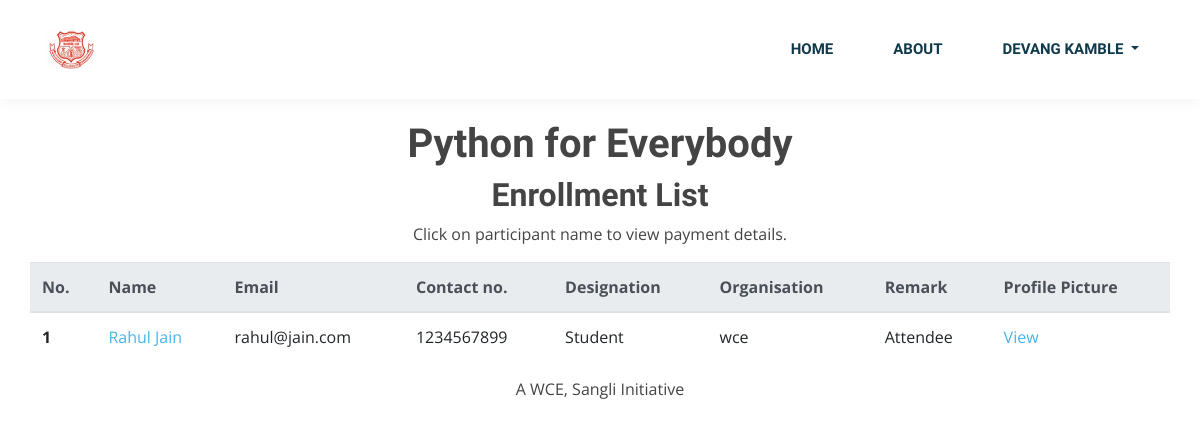
The app's page /enrollmentForPython/ (signed in) with its own data.
### student/models.py (models this page shows, shortened)
class student(models.Model):
    user: OneToOneField = models.OneToOneField(User, on_delete=models.CASCADE)
    designation = models.CharField(max_length=20)
    organisation = models.CharField(max_length=100)
    address = models.CharField(max_length=400)
    phoneNumber = models.CharField(max_length=15, default="1234567890")
    PaidAttendencePython=models.BooleanField(default=False)
    PaidAttendenceCertificatePython=models.BooleanField(default=False)
    PaidAttendenceDL=models.BooleanField(default=False)
    PaidAttendenceCertificateDL=models.BooleanField(default=False)
    profilePicture = models.CharField(max_length=500)

### WCECourses/views.py (the view)
# urls.py: path('enrollmentForPython/', views.enrollListPython.as_view(), name="enrollListPython"),
class enrollListPython(View):
    def get(self, request, template_name="enrollListPython.html"):
        group = request.user.groups.all()[0].name
        if isFaculty(group) == 0:
            return render(request, 'login.html')
        else:
            enrollList ={}
            enrollList['attend']= Student.objects.filter(PaidAttendencePython=True)
            enrollList['certificate'] = Student.objects.filter(PaidAttendenceCertificatePython=True)
        return render(request, template_name,enrollList)

### WCECourses/views.py (called while the page is built)
def isFaculty(group_name):
    if group_name == 'faculty_group':
        return 1
    else:
        return 0

### WCECourses/templates/enrollListPython.html (shortened to what this page needs)
{% extends 'base.html' %}
{% load static %}
{% block content%}
<br><br><br><br><br>
<div class="d-flex justify-content-center">
    <h1><strong>Python for Everybody</strong></h1>
</div>
<div class="d-flex justify-content-center">
    <h2><strong>Enrollment List</strong></h2>
</div>
<div class="d-flex justify-content-center">
    <p>Click on participant name to view payment details.</p>
</div>
<table class="table container">
    <thead class="thead-light">
        <tr>
            <th scope="col">No.</th>
            <th scope="col">Name</th>
            <th scope="col">Email</th>
            <th scope="col">Contact no.</th>
            <th scope="col">Designation</th>
            <th scope="col">Organisation</th>
            <th scope="col">Remark</th>
            <th scope="col">Profile Picture</th>
        </tr>
    </thead>
    <tbody>
        {% for participant in attend %}
        <tr>
            <th scope="row">{{forloop.counter}}</th>
            <td><a href="{% url 'paymentDetailsPy' participant.user.email %}">{{participant.user.first_name}} {{participant.user.last_name}}</a></td>
            <td>{{participant.user.email}}</td>
            <td>{{participant.phoneNumber}}</td>
            <td>{{participant.designation}}</td>
            <td>{{participant.organisation}}</td>
            <td>Attendee</td>
            <td><a href={{participant.profilePicture}}>View</a></td>
        </tr>
        {% endfor %}
    </tbody>
</table>
{% endblock%}

### WCECourses/templates/base.html (shortened to what this page needs)
<!DOCTYPE html>
{%load static%}
<html lang="en">
<head>
  <link href="{%static 'landing_static/vendor/bootstrap/css/bootstrap.min.css'%}" rel="stylesheet">
  <link href="{%static 'landing_static/vendor/icofont/icofont.min.css'%}" rel="stylesheet">
  <link href="{%static 'landing_static/vendor/boxicons/css/boxicons.min.css'%}" rel="stylesheet">
  <link href="{%static 'landing_static/vendor/venobox/venobox.css'%}" rel="stylesheet">
  <link href="{%static 'landing_static/vendor/line-awesome/css/line-awesome.min.css' %}" rel="stylesheet">
  <link href="{%static 'landing_static/vendor/owl.carousel/assets/owl.carousel.min.css'%}" rel="stylesheet">
  <link href="{%static 'landing_static/css/style.css' %}"  rel="stylesheet">
</head>
<body>
  <header id="header" class="fixed-top">
    <div class="container d-flex align-items-center">
      <a href="{% url 'landingPage' %}" class="logo mr-auto navbar-brand"><img src="{% static 'landing_static/img/wce_logo.png' %}" alt="" class="img-fluid"></a>
      <nav class="nav-menu d-none d-lg-block">
        <ul>
          <li class="nav-item">
            <a class="nav-link" href="{% url 'landingPage' %}">Home</a>
          </li>
          <li class="nav-item">
            <a class="nav-link" href="{% url 'about' %}">About</a>
          </li>
          {% if user.is_authenticated %}
          <li class="nav-item dropdown">
            <a class="nav-link dropdown-toggle" href="#" id="navbarDropdown" role="button" data-toggle="dropdown" aria-haspopup="true" aria-expanded="false">
              {{user.first_name}} {{user.last_name}}
            </a>
          </li>
          {% else %}
          <li class="nav-item">
            <a class="nav-link" href="{% url 'Login' %}">Sign-In</a>
          </li>
          {% endif %}
        </ul>
      </nav>
    </div>
  </header>
    {% block content %}
    {% endblock %}
  <footer style="text-align: center;">A WCE, Sangli Initiative</footer>
</body>
</html>

### static/landing_static/css/style.css (style rules this page uses)
body { font-family: "Open Sans", sans-serif; color: #444444; }
a { color: #49b5e7; }
h1, h2, h3, h4, h5, h6 { font-family: "Dosis", sans-serif; }
#header { background: #fff; transition: all 0.5s; z-index: 997; padding: 20px 0; box-shadow: 0px 2px 15px rgba(0, 0, 0, 0.05); }
#header .logo { font-size: 28px; margin: 0; padding: 0; line-height: 1; font-weight: 700; letter-spacing: 1px; text-transform: uppercase; font-family: "Lato", sans-serif; }
#header .logo img { max-height: 40px; }
.nav-menu ul { margin: 0; padding: 0; list-style: none; }
.nav-menu > ul { display: flex; }
.nav-menu > ul > li { position: relative; white-space: nowrap; padding: 10px 0 10px 28px; }
.nav-menu a { display: block; position: relative; color: #0f394c; transition: 0.3s; font-size: 15px; font-family: "Dosis", sans-serif; text-transform: uppercase; font-weight: 600; }
.mobile-nav { position: fixed; top: 55px; right: 15px; bottom: 15px; left: 15px; z-index: 9999; overflow-y: auto; background: #fff; transition: ease-in-out 0.2s; opacity: 0; visibility: hidden; border-radius: 10px; padding: 10px 0; }
.mobile-nav * { margin: 0; padding: 0; list-style: none; }
.mobile-nav a { display: block; position: relative; color: #0f394c; padding: 10px 20px; font-weight: 500; outline: none; }

### records on screen
student: user.first_name "Rahul", user.last_name "Jain", user.email "rahul@jain.com", phoneNumber "1234567899", designation "Student", organisation "wce"

### other values on screen
{{ user.first_name }} "DEVANG"
{{ user.last_name }} "KAMBLE"
